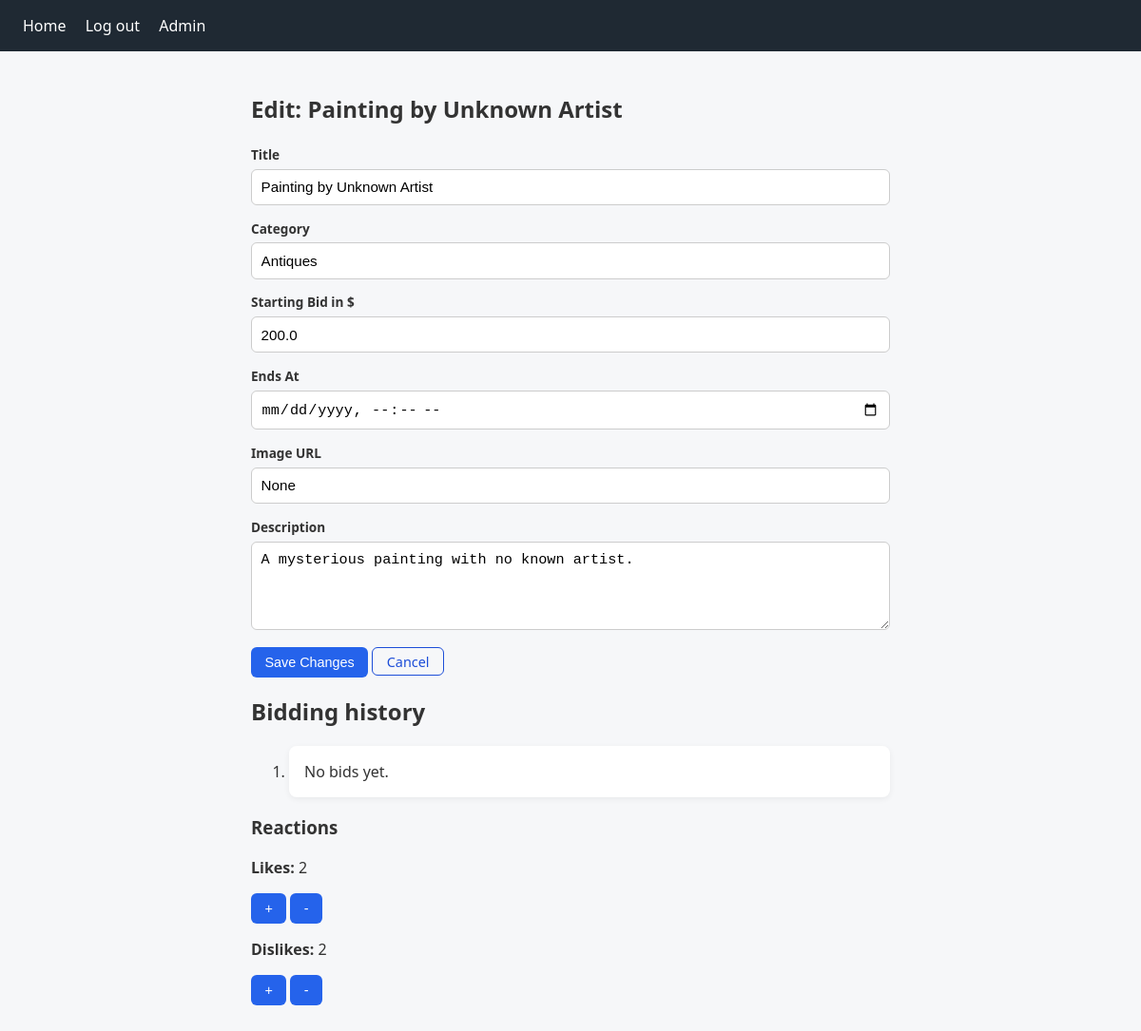
/admin/edit/3 (signed in), run on an earlier commit of the app's database.
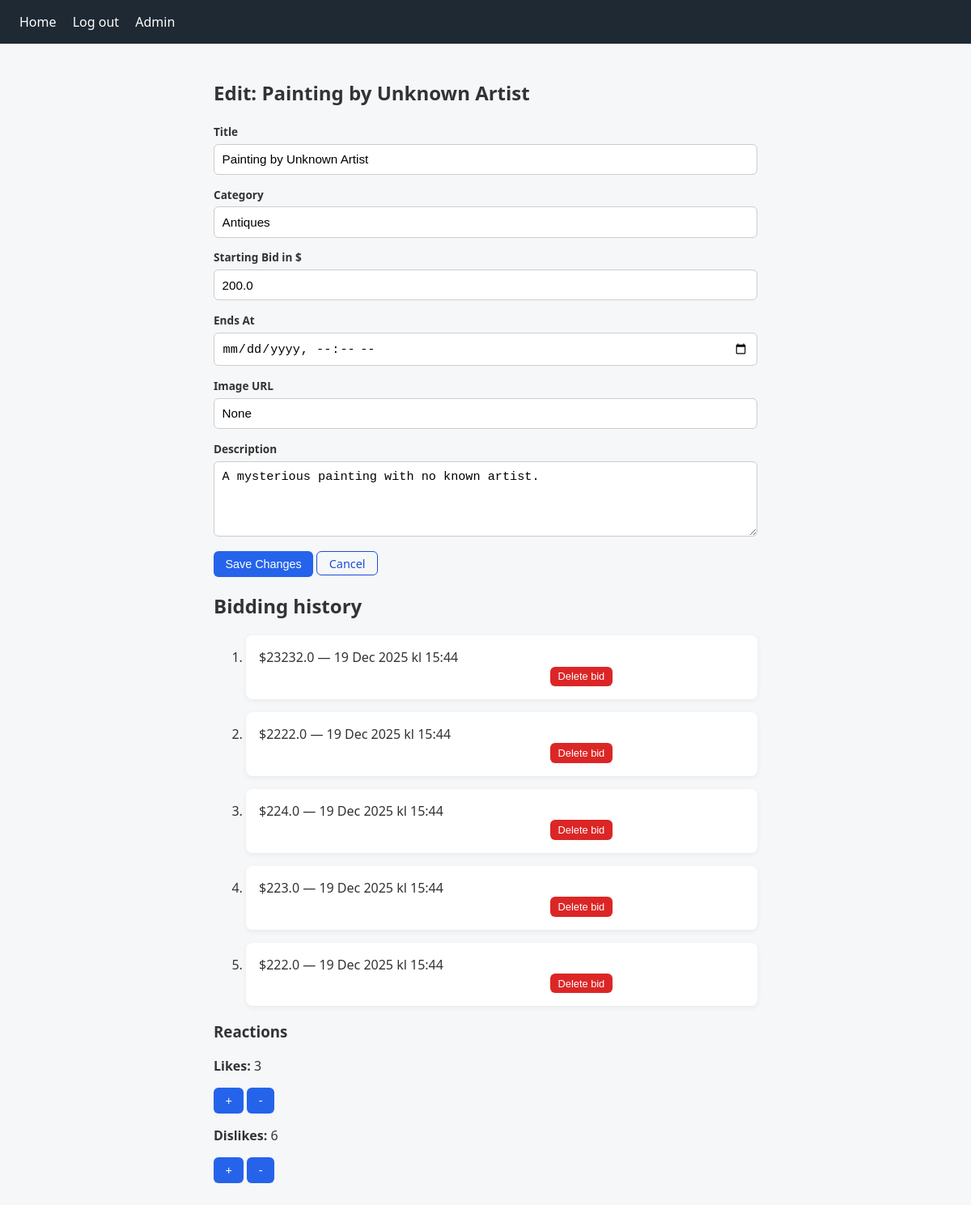
And on a later commit of the database.
### models/bid.py (models this page shows)
class Bid(db.Model):
    __tablename__ = 'bids'
    id = db.Column(db.Integer, primary_key=True)
    auction_id = db.Column(db.Integer, db.ForeignKey('auctions.id'), nullable=False)
    bidder_email = db.Column(db.String(120), db.ForeignKey('users.email'), nullable=False)
    amount = db.Column(db.Float, nullable=False)
    created_at = db.Column(db.DateTime, server_default=db.func.now())

### blueprints/admin/admin_routes.py (the view, shortened to what this page needs)
@admin_bp.route('/add', methods=['GET', 'POST'])
@admin_bp.route('/edit/<int:auction_id>', methods=['GET', 'POST'])
@login_required
def admin_form(auction_id=None):
    if not is_admin():
        flash('Access denied: You must be an administrator.', 'danger')
        return redirect(url_for('auctions_bp.auctions_list'))
    auction_edit = None
    title = "Add new auction"
    history = []
    if auction_id:
        auction_edit = auction_repo.get_auction_by_id(auction_id)
        title = f"Edit: {auction_edit.title}"
        history = auction_repo.get_bidding_history(auction_id)
        likes = reactions_repo.count(auction_id, "like")
        dislikes = reactions_repo.count(auction_id, "dislike")
    else:
        likes = 0
        dislikes = 0
    return render_template(
    "admin_auction_form.html",
    auction=auction_edit,
    title=title,
    history=history,
    likes=likes,
    dislikes=dislikes
)

### blueprints/admin/admin_routes.py (called while the page is built)
def is_admin():
    return current_user.is_authenticated and current_user.role == 'admin'

### dbrepository/auction_repo.py (called while the page is built)
    def get_auction_by_id(self, auction_id):
        return Auction.query.get_or_404(auction_id)

    def get_bidding_history(self, auction_id):
        return (Bid.query
                .filter_by(auction_id=auction_id)
                .order_by(Bid.created_at.desc())
                .all())

### dbrepository/reactions_repo.py (called while the page is built)
    def count(self, auction_id, kind):
        return Reaction.query.filter_by(auction_id=auction_id, kind=kind).count()

### flask_app.py (called while the page is built)
@login_manager.user_loader
def load_user(user_id):
    return User.query.get(int(user_id))

### blueprints/admin/templates/admin_auction_form.html (shortened to what this page needs)
{% extends "base.html" %}
{% block content %}
<section>
    <h1>{{ title }}</h1>
    <form method="POST">
        <div>
            <label for="title" class="form-label">Title</label>
            <input type="text" placeholder="Example Nightstand" id="title" name="title"
                value="{{ auction.title if auction else '' }}" required>
        </div>
        <div class="mb-3">
            <label for="category" class="form-label">Category</label>
            <input type="text" placeholder="Example furniture" id="category" name="category"
                value="{{ auction.category if auction else '' }}" required>
        </div>
        <div>
            <div>
                <label for="starting_bid" class="form-label">Starting Bid in $</label>
                <input type="text" placeholder="100.00" id="starting_bid" name="starting_bid"
                    value="{{ auction.starting_bid if auction else '' }}" required>
            </div>
            <div>
                <label for="end_at" class="form-label">Ends At</label>
                <input type="datetime-local" id="end_at" name="end_at"
                    value="{{ auction.end_at if auction else '' }}" required>
            </div>
            <div>
                <label for="image_url" class="form-label">Image URL</label>
                <input type="text" placeholder="Optional" id="image_url" name="image_url"
                    value="{{ auction.image_url if auction else '' }}" >
            </div>
        </div>
        <div>
            <label for="description" class="form-label">Description</label>
            <textarea id="description" placeholder="Describe your item" name="description" rows="4"
                required>{{ auction.description if auction else '' }}</textarea>
        </div>
        <button type="submit" class="button">
            {{ 'Save Changes' if auction else 'Add auction' }}
        </button>
        <a href="{{ url_for('admin_bp.admin_auctions_list') }}" class="button-secondary">Cancel</a>
    </form>
     {% if auction %}
    <h2>Bidding history</h2>
    <ol>
        {% for bid in history %}
        <li>${{ bid.amount }} — {{ bid.created_at.strftime("%d %b %Y kl %H:%M") }}
            <form action="{{ url_for('admin_bp.admin_delete_bid', bid_id=bid.id) }}" method="POST" style="display:inline;">
            <button type="submit" class="button small danger button-far-right"
                onclick="return confirm('Are you sure you want to delete this bid?');"
                aria-label="Delete bid for {{ auction.title }}">Delete bid</button>
        </form>
        </li>
        {% else %}
        <li>No bids yet.</li>
        {% endfor %}
        {% endif %}
    </ol>
    {% if auction %}
    <h3>Reactions</h3>
    <p>
        <b>Likes:</b> {{ likes }}
    <form method="post" action="{{ url_for('admin_bp.admin_likes_plus', auction_id=auction.id) }}"
        style="display:inline;">
        <button class="button" type="submit">+</button>
    </form>
    <form method="post" action="{{ url_for('admin_bp.admin_likes_minus', auction_id=auction.id) }}"
        style="display:inline;">
        <button class="button" type="submit">-</button>
    </form>
    </p>
    <p>
        <b>Dislikes:</b> {{ dislikes }}
    <form method="post" action="{{ url_for('admin_bp.admin_dislikes_plus', auction_id=auction.id) }}"
        style="display:inline;">
        <button class="button" type="submit">+</button>
    </form>
    <form method="post" action="{{ url_for('admin_bp.admin_dislikes_minus', auction_id=auction.id) }}"
        style="display:inline;">
        <button class="button" type="submit">-</button>
    </form>
    </p>
    {% endif %}
</section>
{% endblock %}

What changed in the data, as far as the page shows it:
added Bid: amount "23232.0", created_at "19 Dec 2025 kl 15:44"
added Bid: amount "2222.0", created_at "19 Dec 2025 kl 15:44"
added Bid: amount "224.0", created_at "19 Dec 2025 kl 15:44"
added Bid: amount "223.0", created_at "19 Dec 2025 kl 15:44"
added Bid: amount "222.0", created_at "19 Dec 2025 kl 15:44"
Also different on the page:
{{ likes }}: "2" → "3"
{{ dislikes }}: "2" → "6"
text no longer shown: "No bids yet."
